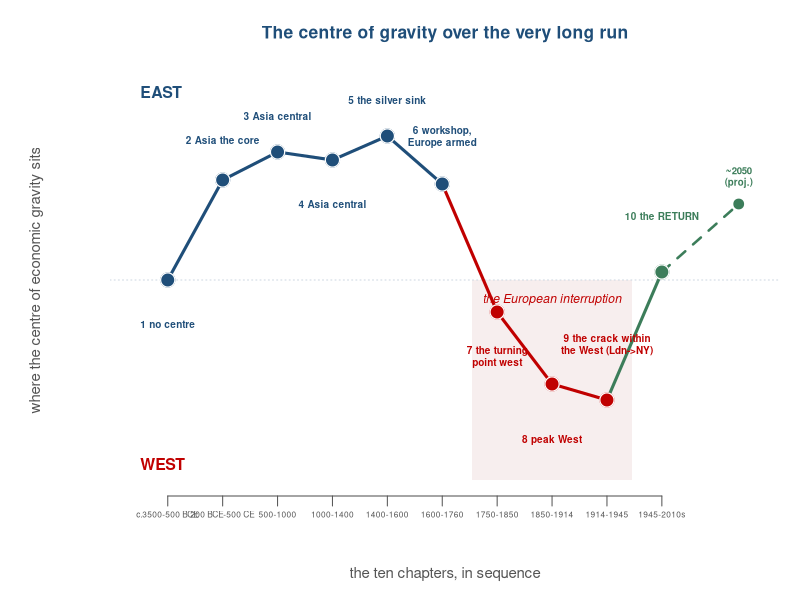

Write R code to recreate this figure.
# Conclusion visual programme (house style: R base graphics, ECU palette; 6-digit hex).
# The book's argument in one exhibit: the centre of economic gravity across all ten chapters.
base_blue <- "#1f4e79"; accent <- "#c00000"; land <- "#e9eef4"; grey <- "#555555"
gold <- "#b8860b"; silver <- "#8a8d91"; green <- "#3c7d5a"

# ---------------------------------------------------------------------------
# 1. The centre's East-West position across all ten chapters.
# y = where the centre sits (East at top, West at bottom); x = the ten chapters in sequence.
# Short tags only -- the full verdicts live in the Appendix table.
png("ledger-spine.png", width = 1750, height = 900, res = 150)
par(mar = c(5.2, 5.5, 3.2, 1))
ch   <- 1:10
east <- c(5.0, 7.5, 8.2, 8.0, 8.6, 7.4, 4.2, 2.4, 2.0, 5.2)   # centre position, East=10 West=0
tag  <- c("1 no centre", "2 Asia the core", "3 Asia central", "4 Asia central",
          "5 the silver sink", "6 workshop,\nEurope armed", "7 the turning\npoint west",
          "8 peak West", "9 the crack within\nthe West (Ldn->NY)", "10 the RETURN")
dates <- c("c.3500-500 BCE","200 BCE-500 CE","500-1000","1000-1400","1400-1600",
           "1600-1760","1750-1850","1850-1914","1914-1945","1945-2010s")
# explicit label positions to avoid collisions (x, y)
lx <- c(1, 2, 3, 4, 5, 6, 7, 8, 9, 10)
ly <- c(3.9, 8.5, 9.1, 6.9, 9.5, 8.6, 3.1, 1.0, 3.4, 6.6)
plot(NA, xlim = c(0.4, 11.7), ylim = c(0, 10), axes = FALSE, xlab = "", ylab = "")
# light shading behind the western dip (the European interruption)
rect(6.55, 0, 9.45, 5, col = "#f7eeee", border = NA)
# East/West guide
abline(h = 5, col = "#cfd8e2", lwd = 1, lty = 3)
text(0.5, 9.7, "EAST", col = base_blue, font = 2, cex = 0.95, adj = 0)
text(0.5, 0.4, "WEST", col = accent, font = 2, cex = 0.95, adj = 0)
mtext("where the centre of economic gravity sits", side = 2, line = 3.3, col = grey, cex = 0.9)
# the connecting path: Asia plateau (1-6) blue, the move west (6-9) accent, the return (9-10) green
segments(ch[1:5], east[1:5], ch[2:6], east[2:6], lwd = 3, col = base_blue)
segments(ch[6:8], east[6:8], ch[7:9], east[7:9], lwd = 3, col = accent)
segments(ch[9], east[9], ch[10], east[10], lwd = 3, col = green)
# projection tail (10 -> ~2050)
segments(ch[10], east[10], 11.4, 6.9, lwd = 2.5, col = green, lty = 2)
points(11.4, 6.9, pch = 19, cex = 1.3, col = green); text(11.4, 7.6, "~2050\n(proj.)", cex = 0.58, col = green, font = 2)
# the ten points
ptcol <- c(rep(base_blue, 6), rep(accent, 3), green)
points(ch, east, pch = 19, cex = 1.9, col = ptcol)
points(ch, east, pch = 21, cex = 1.9, col = "white", lwd = 1.2)
# labels
for (i in ch) text(lx[i], ly[i], tag[i], cex = 0.6, font = 2, col = ptcol[i])
# the interruption annotation, in the clear space inside the dip
text(8.0, 4.5, "the European interruption", col = accent, font = 3, cex = 0.74)
# x-axis: chapter dates
axis(1, at = ch, labels = FALSE, col = grey)
text(ch, -0.85, dates, cex = 0.5, col = grey, xpd = TRUE)
mtext("the ten chapters, in sequence", side = 1, line = 3.3, col = grey, cex = 0.9)
title(main = "The centre of gravity over the very long run", cex.main = 1.05, col.main = base_blue)
dev.off()

cat("conclusion figures written\n")
